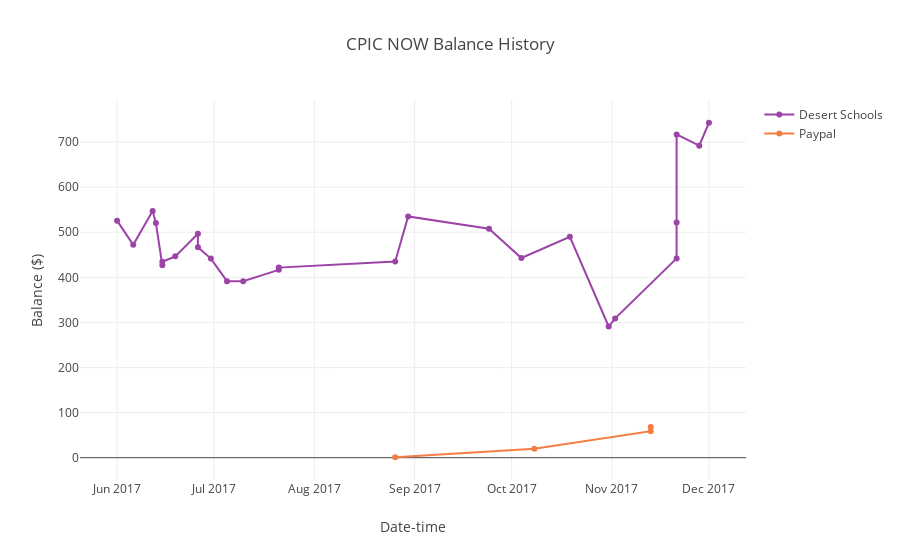

The code cell stored with this chart in its notebook:
### Code cell
print('Importing libraries...')
# =========== importing libraries ===========
import pandas as pd
import plotly
from plotly.offline import plot
import plotly.graph_objs as go
from plotly.graph_objs import Scatter, Layout
import plotly.figure_factory as ff
from pandas import ExcelWriter
from pandas import ExcelFile
# =========== begin algs ===========
print('Done')
plotly.offline.init_notebook_mode(connected=True)  # initializes offline plotting
# ============= Excel import ================
df = pd.read_excel("cpic_now_acct.xlsx")
df = df.fillna('')

def color_cols(x): # color function
    # copy df to new - original data is not changed
    df = x.copy()
    # select all values to default value - no color (necessary for some reason)
    df.loc[:,:] = 'background-color: none'
    # overwrite default values w/ desired colors      
    df[['credit']] = 'background-color: #e5f9de'
    df[['debit']] = 'background-color: #f9dfde'    
    df.loc[35:36,1:3] = 'font-weight: bold; background-color: none'
    df.loc[36,3:4] = 'font-weight: bold'
    df.loc[27:29,:] = 'background-color: none'
    df.loc[29,1:2] = 'font-weight: bold'
    # return colored df
    return df    

# =========== Create plot ===================
print ('Building plot...')
#df = df.style.applymap(lambda v: 'background-color: %s' % 'green' if v=='col' else '')
# df_list1 = df['date'].tolist()  # extracts column as python list
# df_list2 = df['balance'].tolist()  # extracts column as list
df_list1 = df.loc[0:26,'date'].tolist()  # extracts column as python list
df_list2 = df.loc[0:26,'balance'].tolist()  # extracts column as python list

df_list3 = df.loc[31:34,'date'].tolist()  # extracts column as python list
df_list4 = df.loc[31:34,'details'].tolist()  # extracts column as python list

# Create traces
trace1 = go.Scatter(
    x = df_list1,
    y = df_list2,
    mode = 'lines+markers',
    name = 'Desert Schools',
    line = dict(
        color = ('#9c43a8'),
        width = 2)
)

trace2 = go.Scatter(
    x = df_list3,
    y = df_list4,
    mode = 'lines+markers',
    name = 'Paypal',
    line = dict(
        color = ('#f47d42'),
        width = 2)
)

data = [trace1, trace2]

layout = dict(title = 'CPIC NOW Balance History',
              yaxis = dict(title= 'Balance ($)', zeroline = True),
              xaxis = dict(title= 'Date-time', zeroline = True)
             )

fig = dict(data=data, layout=layout)

print ('Done')
df = df.style.apply(color_cols, axis=None)  # applies color function to dataframe

plotly.offline.iplot(fig, filename='cpic_acct_data1.html')
df #  displays dataframe

### Figure 1 — Plotly figure (JSON) as saved in the notebook; plotly's stock layout.template omitted (floating-point values rounded to 4 significant figures)
{"data": [{"line": {"color": "#9c43a8", "width": 2}, "mode": "lines+markers", "name": "Desert Schools", "type": "scatter", "x": ["", "2017-12-01", "2017-11-28", "2017-11-21", "2017-11-21", "2017-11-21", "2017-11-02", "2017-10-31", "2017-10-19", "2017-10-04", "2017-09-24", "2017-08-30", "2017-08-26", "2017-07-21", "2017-07-21", "2017-07-10", "2017-07-05", "2017-06-30", "2017-06-26", "2017-06-26", "2017-06-19", "2017-06-15", "2017-06-15", "2017-06-13", "2017-06-12", "2017-06-06", "2017-06-01"], "y": ["", 743.0, 692.0, 717.0, 522.0, 442.0, 309.0, 291.0, 490.0, 443.0, 508.0, 535.1, 435.1, 421.6, 416.6, 391.6, 391.6, 441.6, 466.6, 496.6, 446.6, 434.6, 426.6, 520.6, 547.1, 472.1, 525.9]}, {"line": {"color": "#f47d42", "width": 2}, "mode": "lines+markers", "name": "Paypal", "type": "scatter", "x": ["2017-11-13", "2017-11-13", "2017-10-08", "2017-08-26"], "y": [68.04, 58.63, 20.09, 0.97]}], "layout": {"title": "CPIC NOW Balance History", "xaxis": {"title": "Date-time", "zeroline": true}, "yaxis": {"title": "Balance ($)", "zeroline": true}}}
